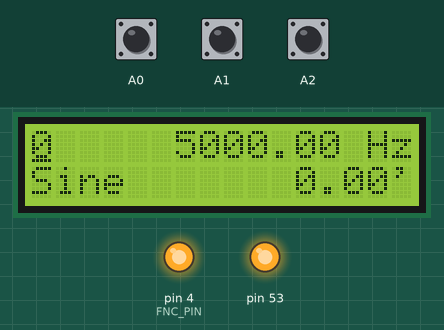
Simulated run of this sketch. Board: Arduino Mega 2560, built with avr-gcc and run on an emulated ATmega2560. On the bench: 16×2 character LCD, output pins drawn as LEDs (lit = HIGH). The test bench sets the inputs (shaded band); at power-on: A1 HIGH, A2 HIGH, A0 HIGH.

Above: at 1.3 s.
1.4 s: A1 pulled LOW for 0.15 s
At 2.4 s:
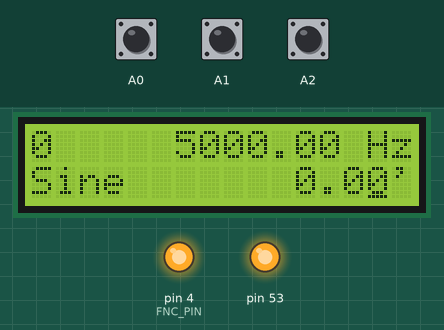
3.0 s: A2 pulled LOW for 0.15 s
At 3.6 s:
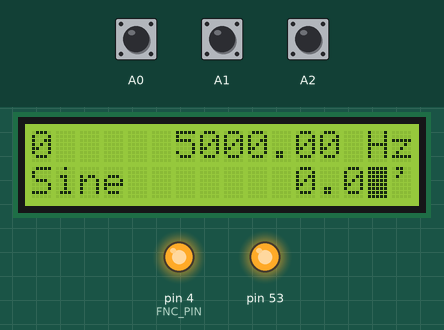
4.6 s: A2 pulled LOW for 1 s
At 5.7 s:
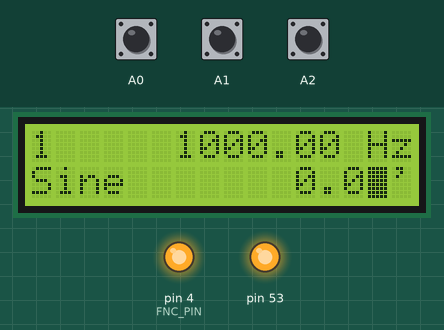
Timing chart, 0 to 7.6 s (numbered marks = the images above; inputs shaded):
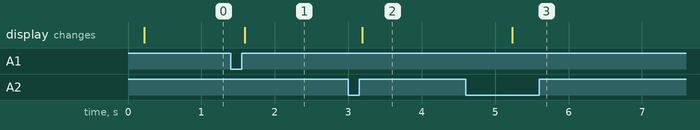

The sketch:

SygnalGeneratorAD9833.ino
```cpp
#include "AD9833.h"
#include "Encoder.h"
#include <LiquidCrystal_I2C.h>
#include <Wire.h>

typedef enum { MOVE, BLINK} Mode;
typedef int (*GeneralFunction) (const int8_t increment);


// Defines

#define DISPLAY_TYPE 1602

//#define DEBUG_MODE 1
#ifdef DEBUG_MODE
#define DEBUG(info) Serial.println(info);
#else
#define DEBUG(info)
#endif

#define FNC_PIN 4

#define MIN_FREQ        0.001f
#define MAX_FREQ 12500000.00f

#define MIN_PHASE   0.00f
#define MAX_PHASE 360.00f

#define DISPLAY_ADDR 0x27

// Variables

LiquidCrystal_I2C lcd(DISPLAY_ADDR, 16, 2);
AD9833 gen(FNC_PIN);
Encoder encoder(A1, A0, A2);

Mode mode = MOVE;

WaveformType waveforms[] = {SINE_WAVE, TRIANGLE_WAVE, SQUARE_WAVE, HALF_SQUARE_WAVE};

// [0123456789ABCDEF]
// [0 10000000.00 Hz]
// [WaveForm 180.00']

uint8_t* movements[2][16] = {
  {1, 0, 1, 9, 9, 9, 9, 9, 9, 9, 0, 9, 9, 0, 0, 0},
  {1, 0, 0, 0, 0, 0, 0, 0, 0, 3, 9, 9, 0, 9, 9, 0}
};

int8_t multiplier[2][16] = {
  {0, 0, 7, 6, 5, 4, 3, 2, 1, 0, 0, -1, -2, 0, 0, 0},
  {3, 0, 0, 0, 0, 0, 0, 0, 0, 2, 1, 0, 0, -1, -2, 0}
};


char* prefixes[] = {
  "       ",    //         1 Hz and 0.10 Hz
  "      ",     //        10 Hz
  "     ",      //       100 Hz
  "    ",       //     1 000 Hz
  "   ",        //    10 000 Hz
  "  ",         //   100 000 Hz
  " ",          // 1 000 000 Hz
  ""            //12 500 000 Hz
};

char* prefixes1[] = {
  "  ",  //  1.01
  " ",   // 60.00
  ""     // 360.00
};

Registers curReg = REG0;
int8_t curX = 0;
int8_t curY = 0;
float frequency = 5000.0;
float phase = 0.0;
int8_t waveForm = 0;
boolean redraw = true;

void setNone(int8_t increment) {
  DEBUG("None function");
}

void setRegister(int8_t increment) {
  DEBUG("Change register");
  if (curReg == REG0)
    curReg = REG1;
  else
    curReg = REG0;
  gen.SetOutputSource(curReg);
  readValues();

  redraw = true;
}

void setFreq(int8_t increment) {
  float mult = increment * pow(10, multiplier[curY][curX]);
  uint8_t c = frequency / mult;
  //  DEBUG(frequency);
  //  DEBUG(mult);
  //  DEBUG("c");
  //  DEBUG(c);
  //  if (increment > 0 || c > 1)
  frequency += mult;
  if (frequency > MAX_FREQ)
    frequency = MAX_FREQ;
  else if (frequency < MIN_FREQ)
    frequency = MIN_FREQ;
  redraw = true;
}

void setWaveform(int8_t increment) {
  waveForm += increment;
  if (waveForm > 3) waveForm = 0;
  if (waveForm < 0) waveForm = 3;
  redraw = true;
}

void setPhase(int8_t increment) {
  DEBUG("Change phase");
  float mult = pow(10, multiplier[curY][curX]);
  phase += increment * mult;
  if (phase > MAX_PHASE)
    phase = MAX_PHASE;
  else if (phase < MIN_PHASE)
    phase = MIN_PHASE;

  redraw = true;
}

const GeneralFunction handlers[][16] = {
  {setRegister, setNone, setFreq, setFreq, setFreq, setFreq, setFreq, setFreq, setFreq, setFreq, setNone, setFreq, setFreq, setNone, setNone, setNone},
  {setWaveform, setNone, setNone, setNone, setNone, setNone, setNone, setNone, setNone, setPhase, setPhase, setPhase, setNone, setPhase, setPhase, setNone},
};

void checkXYLimits() {
  if (curX > 15) {
    curX = 0;
    curY++;
  } else if (curX < 0) {
    curX = 15;
    curY--;
  }

  if (curY > 1) {
    curY = 0;
  } else if (curY < 0) {
    curY = 1;
  }
}

void readValues() {
  frequency = gen.GetFrequency(curReg);
  phase = gen.GetPhase(curReg);
  WaveformType w = gen.GetWaveform(curReg);
  for (waveForm = 0; waveforms[waveForm] != w; waveForm++);
}

void applyValues() {
  gen.SetPhase(curReg, phase);
  gen.SetFrequency(curReg, frequency);
  gen.SetWaveform(curReg, waveforms[waveForm]);
}

void skipUnusedChars(int8_t increment) {
  checkXYLimits();
  while (movements[curY][curX] == 0) {
    curX += increment;
    checkXYLimits();
  }
}

void doEncoder(int8_t value) {
  if (value != 0) {
    if (mode == BLINK) {
      handlers[curY][curX](value);
    } else {
      curX += value;
      skipUnusedChars(value);
      lcd.setCursor(curX, curY);
      lcd.cursor();
      DEBUG(curX);
      DEBUG(", ");
      DEBUG(curY);
    }
  }
  redraw = true;
}

void encUp() {
  DEBUG("Up ");
  doEncoder(1);
}

void encDown() {
  DEBUG("down ");
  doEncoder(-1);
}

void encClick() {
  DEBUG("clicked ");
  if (mode == MOVE) {
    mode = BLINK;
    lcd.blink();
  } else {
    applyValues();
    mode = MOVE;
    lcd.noBlink();
  }
  redraw = true;
}

void encHold() {
  DEBUG(F("Encoder hold"));
  setRegister(1);
}

int8_t log10_2(double value) {
  int8_t prefixIdx = log10(value);
  if (prefixIdx < 0) prefixIdx = 0;
  return prefixIdx;
}

void draw() {
  if (redraw) {

    //    ------------------------
    //     Print Current Register
    //    ------------------------
    lcd.setCursor(0, 0);
    lcd.print(curReg);


    //    ------------------------
    //     Print Current Frequency
    //    ------------------------
    int8_t prefixIdx = log10_2(frequency);

    lcd.setCursor(2, 0);
    lcd.print(prefixes[prefixIdx]);

    lcd.print(frequency);
    lcd.print(F(" Hz"));

    //    ------------------------
    //     Print Current waveform
    //    ------------------------
    lcd.setCursor(0, 1);

    switch (waveforms[waveForm]) {
      case SINE_WAVE:
        lcd.print(F("Sine       "));
        break;
      case TRIANGLE_WAVE:
        lcd.print(F("Triangle   "));
        break;
      case SQUARE_WAVE:
        lcd.print(F("Square     "));
        break;
      case HALF_SQUARE_WAVE:
        lcd.print(F("Square/2   "));
        break;
    }

    //    ------------------------
    //     Print Current Phase
    //    ------------------------
    lcd.setCursor(9, 1);
    prefixIdx = log10_2(phase);
    lcd.print(prefixes1[prefixIdx]);
    lcd.print(phase);
    lcd.print(F("'"));
    //

    redraw = false;
    lcd.setCursor(curX, curY);
    lcd.cursor();
    if (mode == BLINK) {
      lcd.blink();
    }
  }
}

void setup() {

  gen.Begin();
  gen.SetFrequency(curReg, frequency);
  gen.EnableOutput(true);
  gen.SetOutputSource(curReg);

  lcd.begin();
  lcd.backlight();
  lcd.clear();

#ifdef DEBUG_MODE
  Serial.begin(9600);
#endif

  encoder.up = encUp;
  encoder.down = encDown;
  encoder.hold = encHold;
  encoder.click = encClick;

  encoder.init();
}

void loop() {
  encoder.read();
  draw();
}
```

AD9833.cpp
```cpp
// (licence header left out)
#include "AD9833.h"

/*
 * Create an AD9833 object
 */
AD9833 :: AD9833 ( uint8_t FNCpin, uint32_t referenceFrequency ) {
	// Pin used to enable SPI communication (active LOW)
#ifdef FNC_PIN
	pinMode(FNC_PIN,OUTPUT);
#else
	this->FNCpin = FNCpin;
	pinMode(FNCpin,OUTPUT);
#endif
	WRITE_FNCPIN(HIGH);

	/* TODO: The minimum resolution and max frequency are determined by
	 * by referenceFrequency. We should calculate these values and use
	 * them during setFrequency. The problem is if the user programs a
	 * square wave at refFrequency/2, then changes the waveform to sine.
	 * The sine wave will not have enough points?
	 */
	refFrequency = referenceFrequency;

	// Setup some defaults
	DacDisabled = false;
	IntClkDisabled = false;
	outputEnabled = false;
	waveForm0 = waveForm1 = SINE_WAVE;
	frequency0 = frequency1 = 1000;		// 1 KHz sine wave to start
	phase0 = phase1 = 0.0;				// 0 phase
	activeFreq = REG0; activePhase = REG0;
}

/*
 * This MUST be the first command after declaring the AD9833 object
 * Start SPI and place the AD9833 in the RESET state
 */
void AD9833 :: Begin ( void ) {
	SPI.begin();
	delay(100);
	Reset();	// Hold in RESET until first WriteRegister command
}

/*
 * Setup and apply a signal. phaseInDeg defaults to 0.0 if not supplied.
 * phaseReg defaults to value of freqReg if not supplied.
 * Note that any previous calls to EnableOut,
 * SleepMode, DisableDAC, or DisableInternalClock remain in effect.
 */
void AD9833 :: ApplySignal ( WaveformType waveType,
		Registers freqReg, float frequencyInHz,
		Registers phaseReg, float phaseInDeg ) {
	SetFrequency ( freqReg, frequencyInHz );
	SetPhase ( phaseReg, phaseInDeg );
	SetWaveform ( freqReg, waveType );
	SetOutputSource ( freqReg, phaseReg );
}

/***********************************************************************
						Control Register
------------------------------------------------------------------------
D15,D14(MSB)	10 = FREQ1 write, 01 = FREQ0 write,
 				11 = PHASE write, 00 = control write
D13	If D15,D14 = 00, 0 = individual LSB and MSB FREQ write,
 					 1 = both LSB and MSB FREQ writes consecutively
	If D15,D14 = 11, 0 = PHASE0 write, 1 = PHASE1 write
D12	0 = writing LSB independently
 	1 = writing MSB independently
D11	0 = output FREQ0,
	1 = output FREQ1
D10	0 = output PHASE0
	1 = output PHASE1
D9	Reserved. Must be 0.
D8	0 = RESET disabled
	1 = RESET enabled
D7	0 = internal clock is enabled
	1 = internal clock is disabled
D6	0 = onboard DAC is active for sine and triangle wave output,
 	1 = put DAC to sleep for square wave output
D5	0 = output depends on D1
	1 = output is a square wave
D4	Reserved. Must be 0.
D3	0 = square wave of half frequency output
	1 = square wave output
D2	Reserved. Must be 0.
D1	If D5 = 1, D1 = 0.
	Otherwise 0 = sine output, 1 = triangle output
D0	Reserved. Must be 0.
***********************************************************************/

/*
 * Hold the AD9833 in RESET state.
 * Resets internal registers to 0, which corresponds to an output of
 * midscale - digital output at 0.
 *
 * The difference between Reset() and EnableOutput(false) is that
 * EnableOutput(false) keeps the AD9833 in the RESET state until you
 * specifically remove the RESET state using EnableOutput(true).
 * With a call to Reset(), ANY subsequent call to ANY function (other
 * than Reset itself and Set/IncrementPhase) will also remove the RESET
 * state.
 */
void AD9833 :: Reset ( void ) {
	WriteRegister(RESET_CMD);
	delay(15);
}

float AD9833 :: GetFrequency( Registers freqReg ) {
  if ( freqReg == REG0 )
    return frequency0;
  else
    return frequency1;
}

/*
 *  Set the specified frequency register with the frequency (in Hz)
 */
void AD9833 :: SetFrequency ( Registers freqReg, float frequency ) {
	// TODO: calculate max frequency based on refFrequency.
	// Use the calculations for sanity checks on numbers.
	// Sanity check on frequency: Square - refFrequency / 2
	//							  Sine/Triangle - refFrequency / 4
	if ( frequency > 12.5e6 )	// TODO: Fix this based on refFreq
		frequency = 12.5e6;
	if ( frequency < 0.0 ) frequency = 0.0;

	// Save frequency for use by IncrementFrequency function
	if ( freqReg == REG0 ) frequency0 = frequency;
	else frequency1 = frequency;

	int32_t freqWord = (frequency * pow2_28) / (float)refFrequency;
	int16_t upper14 = (int16_t)((freqWord & 0xFFFC000) >> 14),
			lower14 = (int16_t)(freqWord & 0x3FFF);

	// Which frequency register are we updating?
	uint16_t reg = freqReg == REG0 ? FREQ0_WRITE_REG : FREQ1_WRITE_REG;
	lower14 |= reg;
	upper14 |= reg;

	// I do not reset the registers during write. It seems to remove
	// 'glitching' on the outputs.
	WriteControlRegister();
	// Control register has already been setup to accept two frequency
	// writes, one for each 14 bit part of the 28 bit frequency word
	WriteRegister(lower14);			// Write lower 14 bits to AD9833
	WriteRegister(upper14);			// Write upper 14 bits to AD9833
}

/*
 * Increment the specified frequency register with the frequency (in Hz)
 */
void AD9833 :: IncrementFrequency ( Registers freqReg, float freqIncHz ) {
	// Add/subtract a value from the current frequency programmed in
	// freqReg by the amount given
	float frequency = (freqReg == REG0) ? frequency0 : frequency1;
	SetFrequency(freqReg,frequency+freqIncHz);
}

float AD9833 :: GetPhase ( Registers phaseReg ) {
  if ( phaseReg == REG0 )  {
    return phase0;
  }
  else {
    return phase1;
  }
}

/*
 * Set the specified phase register with the phase (in degrees)
 * The output signal will be phase shifted by 2π/4096 x PHASEREG
 */
void AD9833 :: SetPhase ( Registers phaseReg, float phaseInDeg ) {
	// Sanity checks on input
	phaseInDeg = fmod(phaseInDeg,360);
	if ( phaseInDeg < 0 ) phaseInDeg += 360;

	// Phase is in float degrees ( 0.0 - 360.0 )
	// Convert to a number 0 to 4096 where 4096 = 0 by masking
	uint16_t phaseVal = (uint16_t)(BITS_PER_DEG * phaseInDeg) & 0x0FFF;
	phaseVal |= PHASE_WRITE_CMD;

	// Save phase for use by IncrementPhase function
	if ( phaseReg == REG0 )	{
		phase0 = phaseInDeg;
	}
	else {
		phase1 = phaseInDeg;
		phaseVal |= PHASE1_WRITE_REG;
	}
	WriteRegister(phaseVal);
}

/*
 * Increment the specified phase register by the phase (in degrees)
 */
void AD9833 :: IncrementPhase ( Registers phaseReg, float phaseIncDeg ) {
	// Add/subtract a value from the current phase programmed in
	// phaseReg by the amount given
	float phase = (phaseReg == REG0) ? phase0 : phase1;
	SetPhase(phaseReg,phase + phaseIncDeg);
}

WaveformType AD9833 :: GetWaveform (  Registers waveFormReg ) {
  // TODO: Add more error checking?
  if ( waveFormReg == REG0 )
    return waveForm0;
  else
    return waveForm1;
}

/*
 * Set the type of waveform that is output for a frequency register
 * SINE_WAVE, TRIANGLE_WAVE, SQUARE_WAVE, HALF_SQUARE_WAVE
 */
void AD9833 :: SetWaveform (  Registers waveFormReg, WaveformType waveType ) {
	// TODO: Add more error checking?
	if ( waveFormReg == REG0 )
		waveForm0 = waveType;
	else
		waveForm1 = waveType;
	WriteControlRegister();
}

/*
 * EnableOutput(false) keeps the AD9833 is RESET state until a call to
 * EnableOutput(true). See the Reset function description.
 */
void AD9833 :: EnableOutput ( bool enable ) {
	outputEnabled = enable;
	WriteControlRegister();
}

/*
 * Set which frequency and phase register is being used to output the
 * waveform. If phaseReg is not supplied, it defaults to the same
 * register as freqReg.
 */
void AD9833 :: SetOutputSource ( Registers freqReg, Registers phaseReg ) {
	// TODO: Add more error checking?
	activeFreq = freqReg;
	if ( phaseReg == SAME_AS_REG0 )	activePhase = activeFreq;
	else activePhase = phaseReg;
	WriteControlRegister();
}

//---------- LOWER LEVEL FUNCTIONS NOT NORMALLY NEEDED -------------

/*
 * Disable/enable both the internal clock and the DAC. Note that square
 * wave outputs are avaiable if using an external Reference.
 * TODO: ?? IS THIS TRUE ??
 */
void AD9833 :: SleepMode ( bool enable ) {
	DacDisabled = enable;
	IntClkDisabled = enable;
	WriteControlRegister();
}

/*
 * Enables / disables the DAC. It will override any previous DAC
 * setting by Waveform type, or via the SleepMode function
 */
void AD9833 :: DisableDAC ( bool enable ) {
	DacDisabled = enable;
	WriteControlRegister();
}

/*
 * Enables / disables the internal clock. It will override any
 * previous clock setting by the SleepMode function
 */
void AD9833 :: DisableInternalClock ( bool enable ) {
	IntClkDisabled = enable;
	WriteControlRegister();
}

// ------------ STATUS / INFORMATION FUNCTIONS -------------------
/*
 * Return actual frequency programmed
 */
float AD9833 :: GetActualProgrammedFrequency ( Registers reg ) {
	float frequency = reg == REG0 ? frequency0 : frequency1;
	int32_t freqWord = (uint32_t)((frequency * pow2_28) / (float)refFrequency) & 0x0FFFFFFFUL;
	return (float)freqWord * (float)refFrequency / (float)pow2_28;
}

/*
 * Return actual phase programmed
 */
float AD9833 :: GetActualProgrammedPhase ( Registers reg ) {
	float phase = reg == REG0 ? phase0 : phase1;
	uint16_t phaseVal = (uint16_t)(BITS_PER_DEG * phase) & 0x0FFF;
	return (float)phaseVal / BITS_PER_DEG;
}

/*
 * Return frequency resolution
 */
float AD9833 :: GetResolution ( void ) {
	return (float)refFrequency / (float)pow2_28;
}

// --------------------- PRIVATE FUNCTIONS --------------------------

/*
 * Write control register. Setup register based on defined states
 */
void AD9833 :: WriteControlRegister ( void ) {
	uint16_t waveForm;
	// TODO: can speed things up by keeping a writeReg0 and writeReg1
	// that presets all bits during the various setup function calls
	// rather than setting flags. Then we could just call WriteRegister
	// directly.
	if ( activeFreq == REG0 ) {
		waveForm = waveForm0;
		waveForm &= ~FREQ1_OUTPUT_REG;
	}
	else {
		waveForm = waveForm1;
		waveForm |= FREQ1_OUTPUT_REG;
	}
	if ( activePhase == REG0 )
		waveForm &= ~PHASE1_OUTPUT_REG;
	else
		waveForm |= PHASE1_OUTPUT_REG;
	if ( outputEnabled )
		waveForm &= ~RESET_CMD;
	else
		waveForm |= RESET_CMD;
	if ( DacDisabled )
		waveForm |= DISABLE_DAC;
	else
		waveForm &= ~DISABLE_DAC;
	if ( IntClkDisabled )
		waveForm |= DISABLE_INT_CLK;
	else
		waveForm &= ~DISABLE_INT_CLK;

	WriteRegister ( waveForm );
}

void AD9833 :: WriteRegister ( int16_t dat ) {
	/*
	 * We set the mode here, because other hardware may be doing SPI also
	 */
	SPI.setDataMode(SPI_MODE2);

	/* Improve overall switching speed
	 * Note, the times are for this function call, not the write.
	 * digitalWrite(FNCpin)			~ 17.6 usec
	 * digitalWriteFast2(FNC_PIN)	~  8.8 usec
	 */
	WRITE_FNCPIN(LOW);		// FNCpin low to write to AD9833

	//delayMicroseconds(2);	// Some delay may be needed

	// TODO: Are we running at the highest clock rate?
	SPI.transfer(highByte(dat));	// Transmit 16 bits 8 bits at a time
	SPI.transfer(lowByte(dat));

	WRITE_FNCPIN(HIGH);		// Write done
}
```

Encoder.h
```cpp
#ifndef ENCODER_H
#define ENCODER_H

#include "arduino.h"

#define NONE {};

typedef void (*VoidFunction) ();

class Encoder {
  private:
    uint8_t pin1;
    uint8_t pin2;
    uint8_t button;

    uint8_t readings[3] = {HIGH, HIGH, HIGH};
    uint8_t buttonStatus = HIGH;
    unsigned long buttonDownStart = 0;
    unsigned long lastClick = 0;

    void readButton(unsigned long ms);
    void readEncoder(unsigned long ms);

    void _up();
    void _down();
    void _click();
    void _doubleClick();
    void _hold();

  public:
    uint16_t holdThreshold = 600;
    uint16_t doubleClickThreshold = 400;
    uint16_t clickThreshold = 10;

    (*up)();
    (*down)();
    (*click)();
    (*doubleClick)();
    (*hold)();

    Encoder(uint8_t pin1, uint8_t pin2, uint8_t pin3);
    void init();
    void setButtonPin(uint8_t pin);
    void setEncoderPin1(uint8_t pin);
    void setEncoderPin2(uint8_t pin);
    void read();
};

#endif
```

draw1602.cpp
```cpp
#if DISPLAY_TYPE == 1602


class Display {
  private:
    int8_t curX;
    int8_t curY;

  public:
    boolean redraw;
    boolean blink;
    Display() {
    }


};


#endif
```

Source omitted: AD9833.h (4601 bytes), Encoder.cpp (1926 bytes)

Measured:
- after the input at 1.4 s, the display: changes after 0.19 s (image 1)
- after the input at 3.0 s, the display: changes after 0.19 s (image 2)
- after the input at 4.6 s, the display: changes after 0.64 s (image 3)
